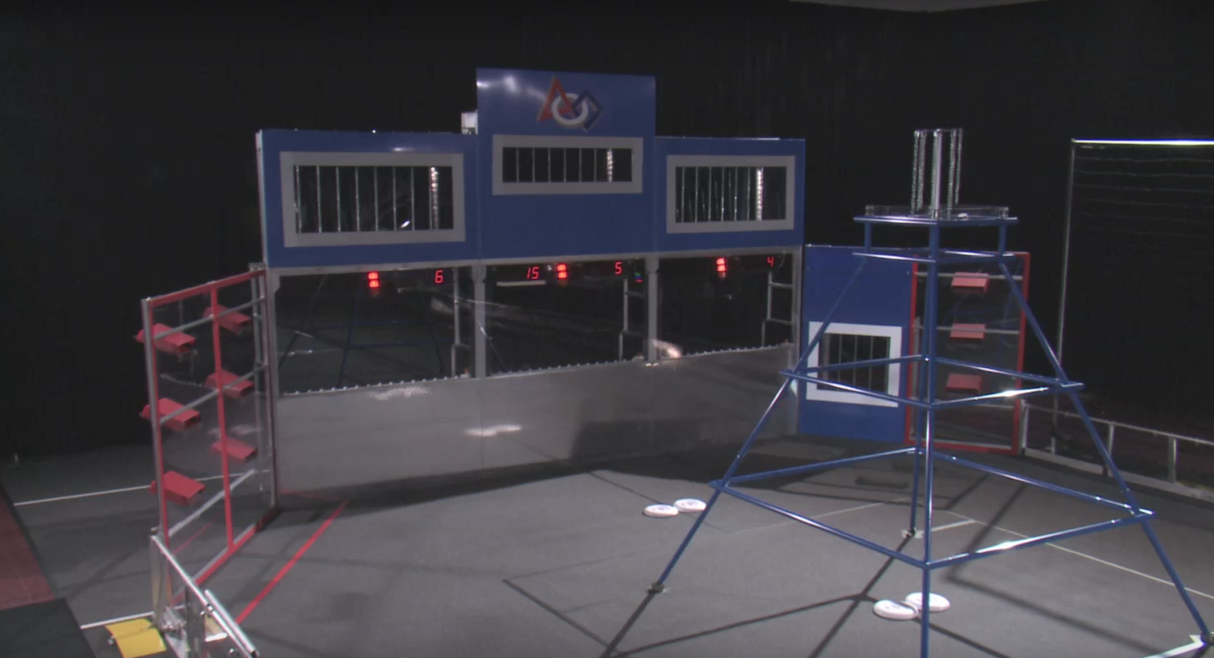
#> input picture frc2013.png, 2428 x 1316 px, given in place of the camera (shown at 1/2 size)
$ python trackObject.py   (Python 2 division)
#> lines starting #> are read from the running program, lines starting #| are printed output that depends on the picture; after the words box and inside, x2 and y2 are one past the last pixel; in counts of white or black regions, pixels touching at a corner belong together
import cv2
import numpy as np

H, S, V = 76/2, 53*255/100, 60*255/100

cap = cv2.VideoCapture(0)

while True:
   _, frame = cap.read()
#> frame is the input picture: shape (1316, 2428, 3); mean B, G, R 65.8, 59.7, 61.9

   r = 720.0 / frame.shape[1]
#> r = 0.297
   dim = (720, int(frame.shape[0] * r))
#> dim = (720, 390)
   frame = cv2.resize(frame, dim, interpolation = cv2.INTER_AREA)
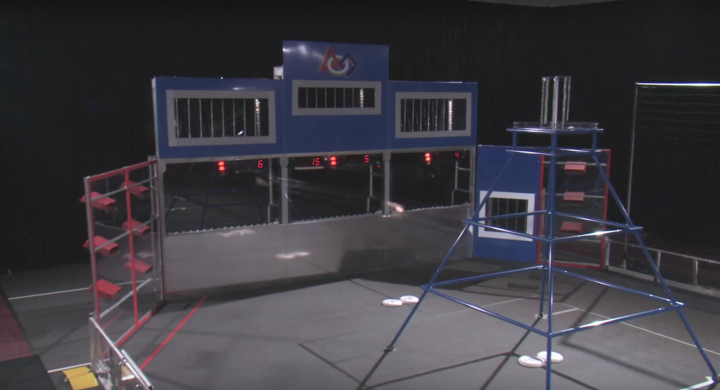
#> frame: shape (390, 720, 3); mean B, G, R 65.8, 59.7, 61.9

   # blur the content
   blur = cv2.GaussianBlur(frame,(3,3),0)

   # Convert BGR to HSV
   hsv = cv2.cvtColor(blur, cv2.COLOR_BGR2HSV)
#> hsv: shape (390, 720, 3); mean H, S, V 112.1, 28.5, 67.4

   # define range of blue color in HSV - !!! [Calibration must be done here!]
   lower_color = np.array([H-25,S-25,V-25])
   upper_color = np.array([H+25,S+25,V+25])

   # Threshold the HSV image to get only blue colors
   mask = cv2.inRange(hsv, lower_color, upper_color)
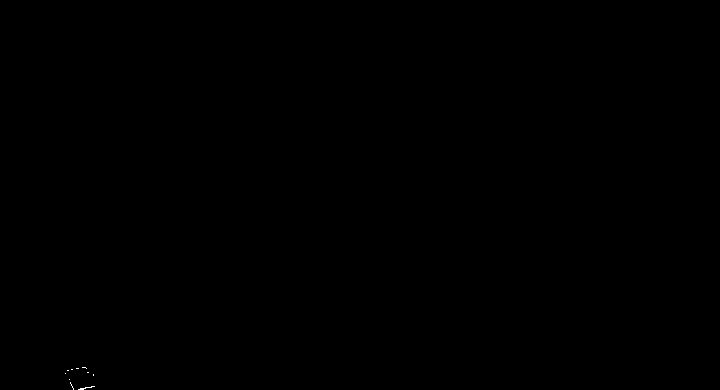
#> mask: shape (390, 720); 0.02% white in thin lines or dots, all inside (x1, y1, x2, y2) = (65, 367, 95, 390)

   # Detect edges
   edges = cv2.Canny(mask,100,200)
#> edges: shape (390, 720); 0.03% white in thin lines or dots, all inside (x1, y1, x2, y2) = (64, 366, 95, 390)

   cnt,hierarchy = cv2.findContours(edges, 1, 2)
#> cnt = 18 contours, all with area under 20

   if cnt != []:
      max, maxArea = [], 0
      for a in cnt:
         if(cv2.contourArea(a)>maxArea):
            maxArea = cv2.contourArea(a)
            max = a
#> this loop made 18 passes
#> a on passes 1, 2, 7, 10, 13, 16: [[84, 389]], [[86, 388], [90, 388]], [[68, 379], [69, 378], [70, 379], [69, 380]], [[64, 373], [65, 372], [66, 373], [65, 374]], [[71, 370], [72, 370]], [[71, 368], [72, 368]]
#> after the loop, max = contour of 22 points, box (x1, y1, x2, y2) (69, 382, 75, 390), area 8; maxArea = 8
#> (the run stopped early here; a loop or call above may not have finished)
